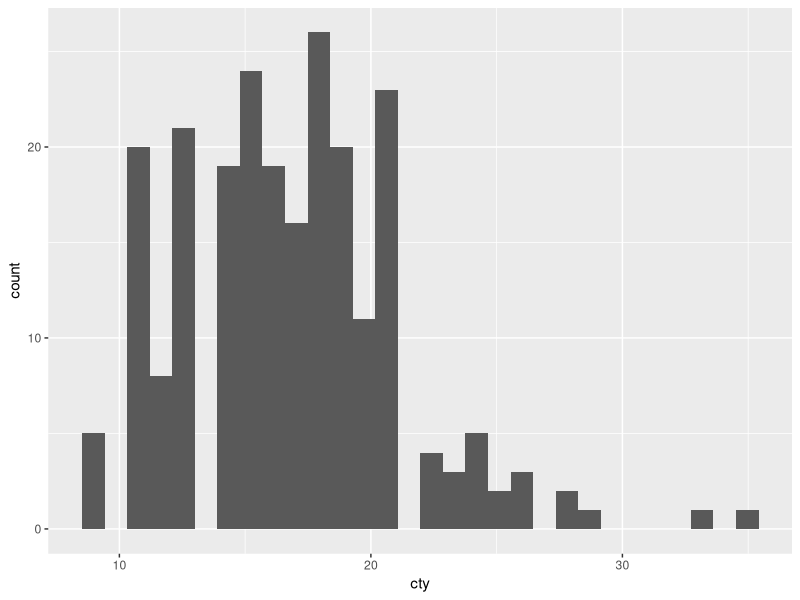
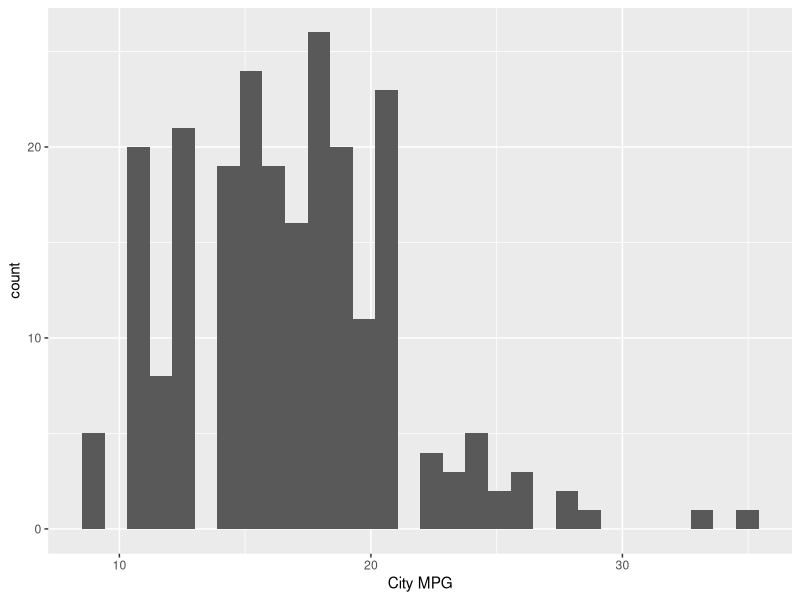
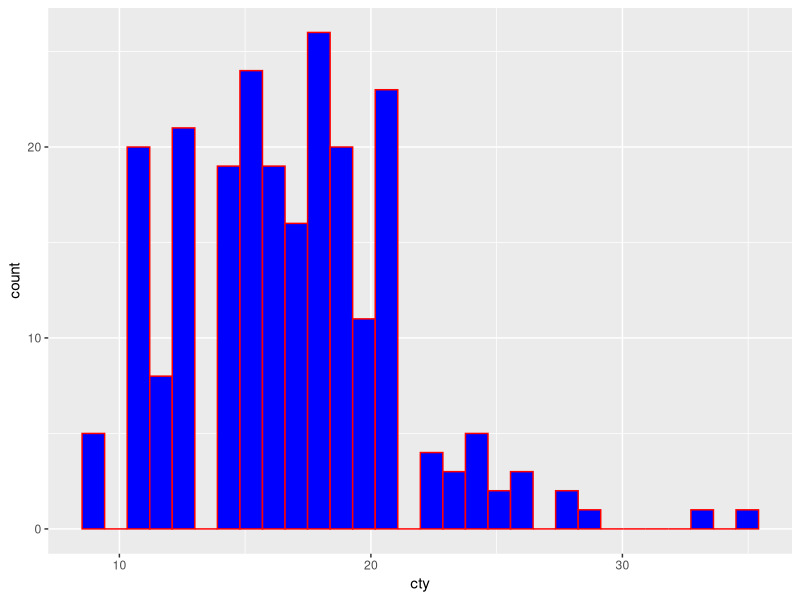
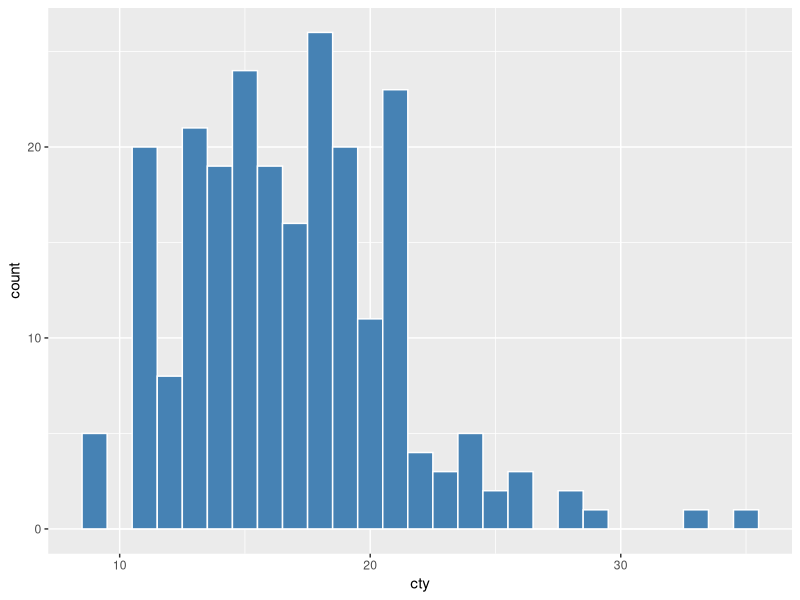
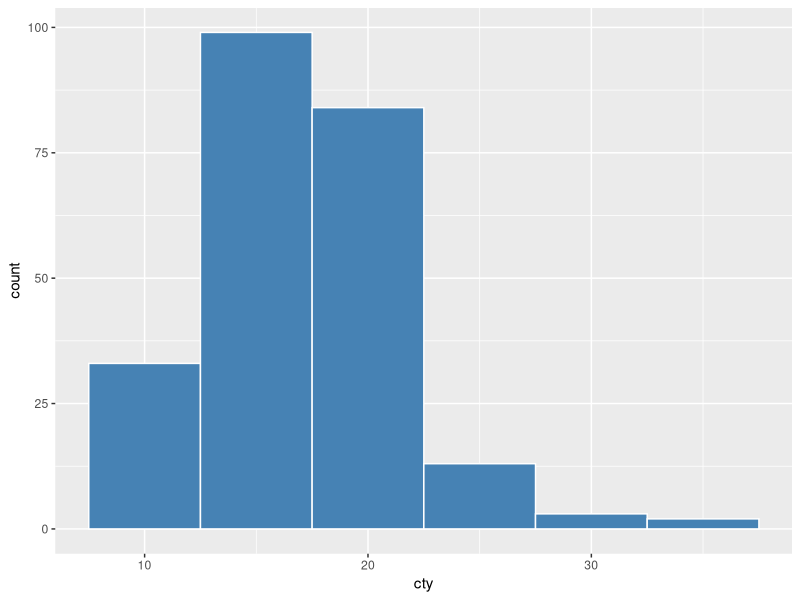
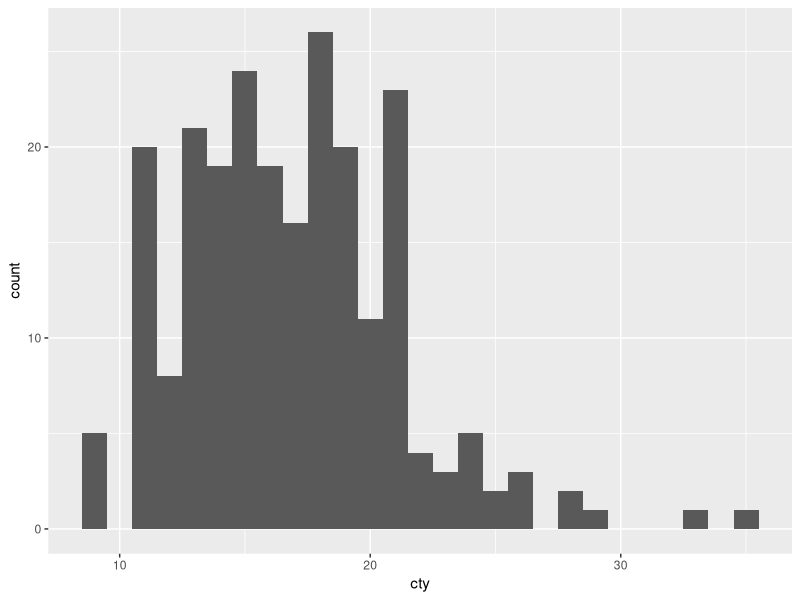
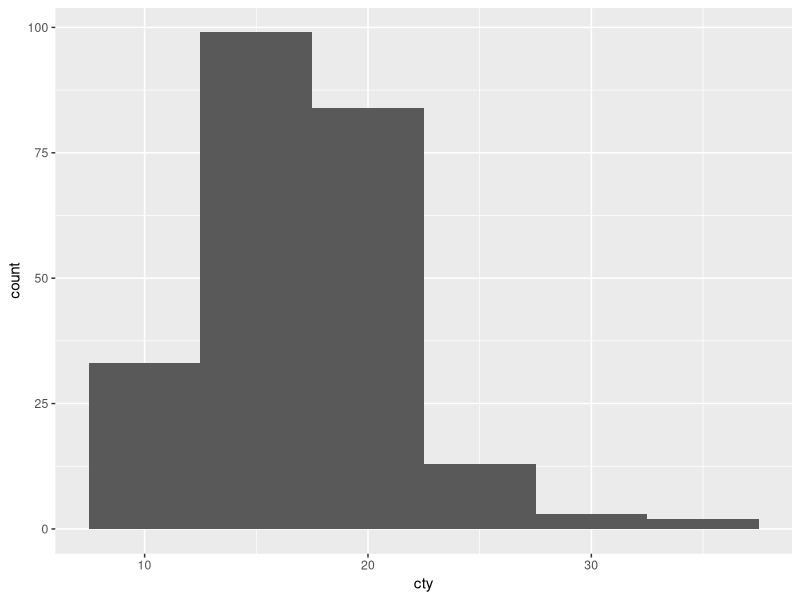

Write the R code that produced these figures, in order.
library(tidyverse)
mpg <- ggplot2::mpg

?mpg


# histogram

ggplot(data = mpg,
       mapping = aes(x = cty)) +
  geom_histogram()

# labs()
ggplot(data = mpg,
       mapping = aes(x = cty)) +
  geom_histogram() +
  labs(x = "City MPG")


# color names should be quoted
ggplot(data = mpg,
       mapping = aes(x = cty)) +
  geom_histogram(
    fill = "blue",
    color = "red"
  )



ggplot(data = mpg,
       mapping = aes(x = cty)) +
  geom_histogram(
    fill = "steelblue",
    color = "white",
    binwidth = 1
  )



ggplot(data = mpg,
       mapping = aes(x = cty)) +
  geom_histogram(
    fill = "steelblue",
    color = "white",
    binwidth = 5
  )



# classwork 10 ------------------------------------------------------------

ggplot(data = mpg,
       mapping = aes(x = cty)) +
  geom_histogram(binwidth = 1)

ggplot(data = mpg,
       mapping = aes(x = cty)) +
  geom_histogram(binwidth = 5)
